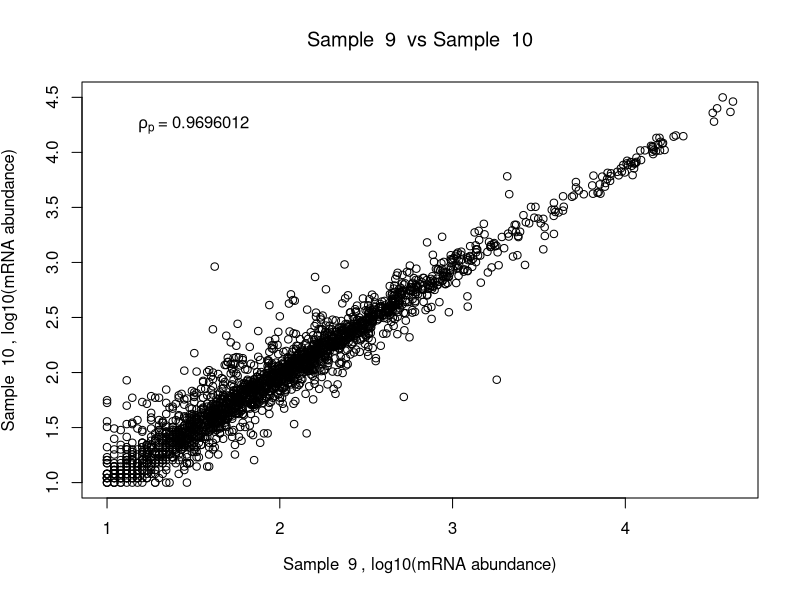
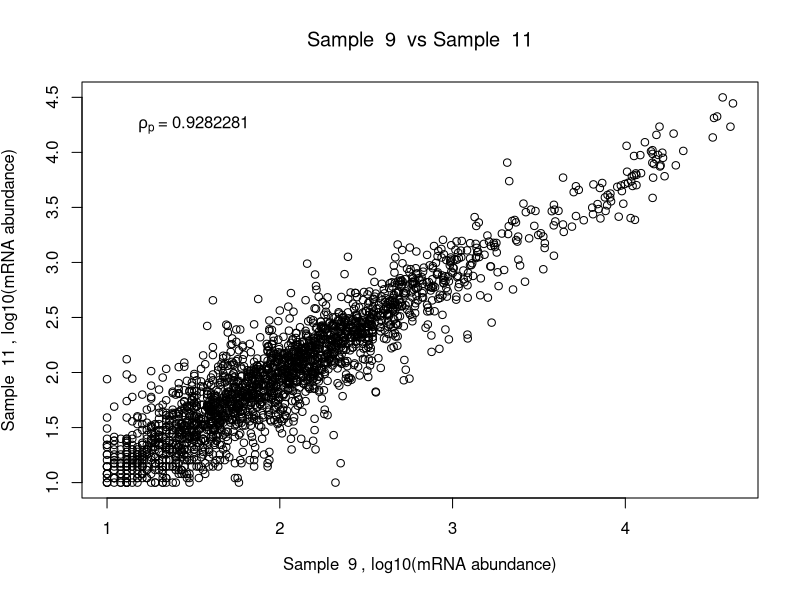
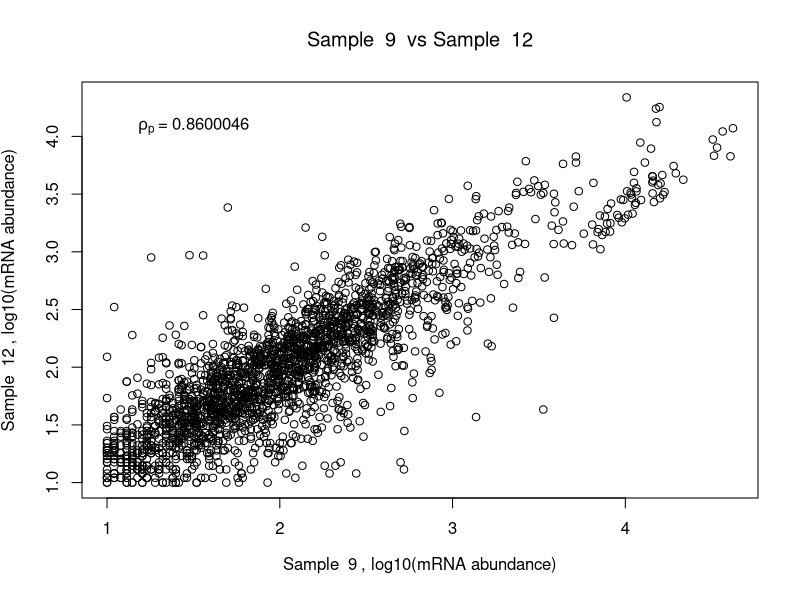
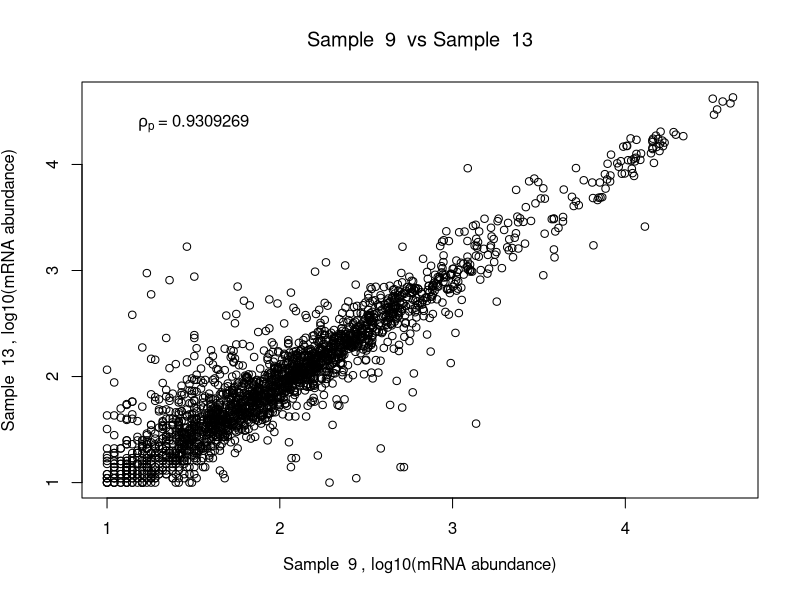
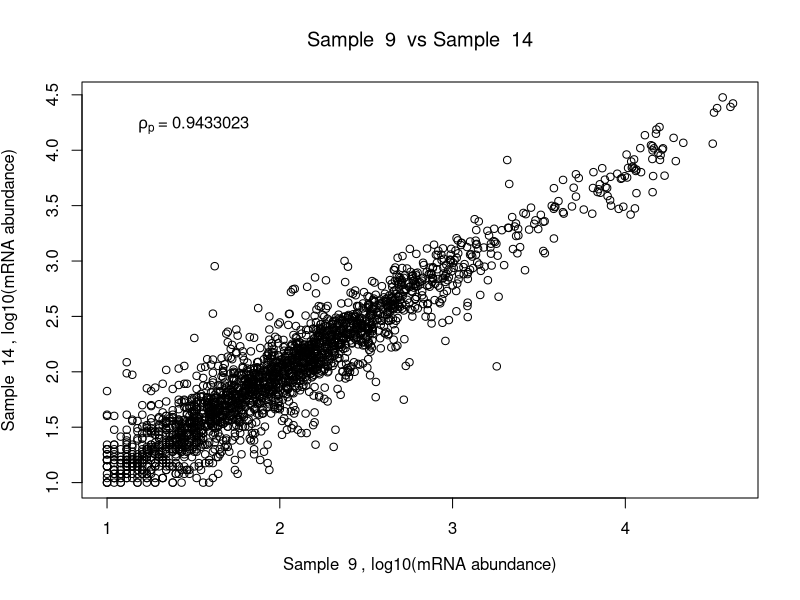
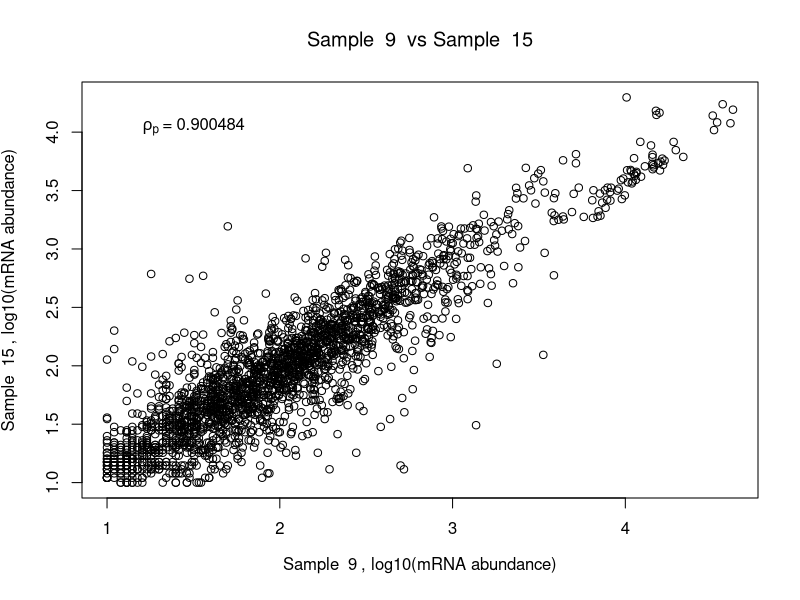
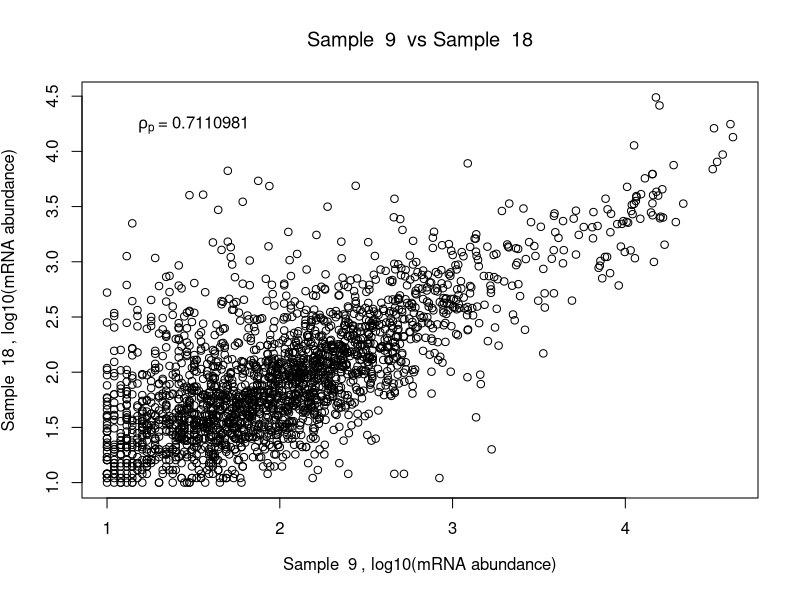
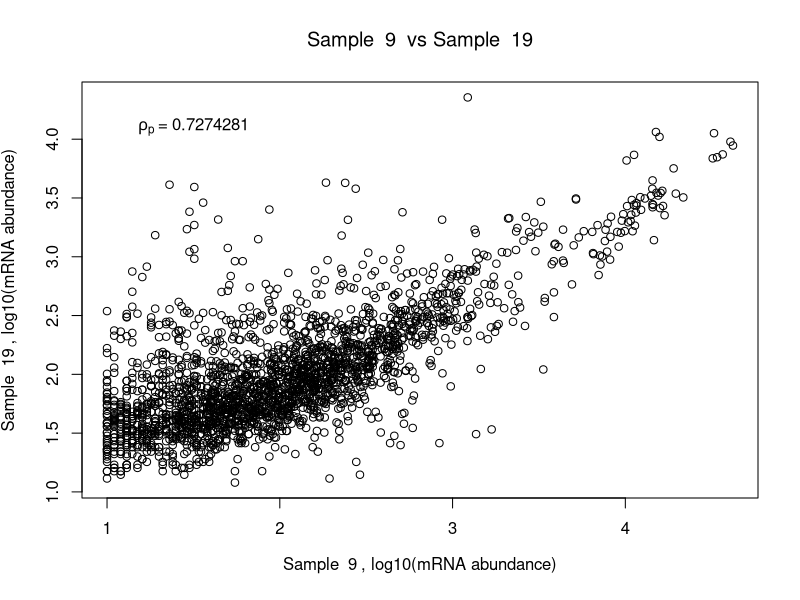

The R script that drew these images, in order:
## Author: Alex Cope
## Generate ROC \phi vs. Empirical \phi comparisons.
## Will need to update file paths!

library(plyr)
library(ggplot2)

li_mrna <- read.table("../Data/Empirical/Li/li_mrna_level_main_ht_liberal.csv",sep=",",header=T)
li_au <- read.table("../Data/Empirical/Li/trans_eff_main_ht_liberal.csv",sep=",",header=T)
li_mops_complete <- read.table("../Data/Empirical/Li/li_prot_synth_main_ht_liberal_mops_complete.csv",sep=",",header=T)
li_mops_min <- read.table("../Data/Empirical/Li/li_prot_synth_main_ht_liberal_mops_minimal.csv",sep=",",header=T)
li_mops_no_meth <- read.table("../Data/Empirical/Li/li_prot_synth_main_ht_liberal_mops_complete_no_meth.csv",sep=",",header=T)
li <- join(li_mops_complete,li_mops_min,by="Gene")
li <- join(li,li_mops_no_meth,by="Gene")
cho <- read.table("../Data/Empirical/Cho/cho_mrna_level_main_ht_liberal.csv",sep=",",header=T)
colombos <- read.table("../Data/Empirical/COLOMBOS/samples.csv",sep=",",header=T)
maksym_1<- read.table("../Data/Empirical/Maksym/samples_1_6.csv",sep=",",header=T)
maksym_2<- read.table("../Data/Empirical/Maksym/samples_7_22.csv",sep=",",header=T)
maksym <- join(maksym_1,maksym_2,by="Gene")

## Read in ROC \phi values
phi <- read.table("../Data/Empirical/ROC_Phi/Ecoli_K12_MG1655_main_pht_phi.csv",sep=",",header=T)
in.lab.cor.p <- c()
phi.cor.p <- c()


maksym.exclude <- c(1,2,3,4,5,6,7,8,17,18)
colombos.exclude <- c()
pdf("../Graphs/Maksym_in_lab_comparisons.pdf")
for (i in 2:(ncol(maksym)-1))
{
  for (j in (i+1):ncol(maksym))
  {
  
    if ((i-1) %in% maksym.exclude || j %in% maksym.exclude) next
    x <- which(maksym[1:3358,i] >= 10)
    y <- which(maksym[1:3358,j] >= 10)
    z <- intersect(x,y)
    plot(log10(maksym[z,i]),log10(maksym[z,j]),main=bquote("Sample " ~ .(i-1) ~" vs Sample " ~ .(j-1)),xlab=bquote("Sample " ~ .(i-1) ~ ", log10(mRNA abundance)"),ylab=bquote("Sample " ~ .(j-1) ~ ", log10(mRNA abundance)"))
    rho.p <- cor(log10(maksym[z,i]),log10(maksym[z,j]))
    xlim <- c(min(log10(maksym[z,i])),max(log10(maksym[z,i])))
    ylim <- c(min(log10(maksym[z,j])),max(log10(maksym[z,j])))
    text(xlim[1]+0.5,ylim[2]-0.25,labels=bquote(rho["p"] ~ "=" ~ .(rho.p)))
    in.lab.cor.p <- c(in.lab.cor.p,rho.p)
  }
}
dev.off()

pdf("../Graphs/Colombos_in_lab_comparisons.pdf")
for (i in 2:(ncol(colombos)-1))
{
  for (j in (i+1):ncol(colombos))
  {
    if ((i-1) %in% colombos.exclude || j %in% colombos.exclude) next
    x <- which(colombos[1:3358,i] >= 10)
    y <- which(colombos[1:3358,j] >= 10 )
    z <- intersect(x,y)
    plot(log10(colombos[z,i]),log10(colombos[z,j]),main=bquote("Sample " ~ .(i-1) ~" vs Sample " ~ .(j-1)),xlab=bquote("Sample " ~ .(i-1) ~ ", log10(mRNA abundance)"),ylab=bquote("Sample " ~ .(j-1) ~ ", log10(mRNA abundance)"))
    rho.p <- cor(log10(colombos[z,i]),log10(colombos[z,j]))
    xlim <- c(min(log10(colombos[z,i])),max(log10(colombos[z,i])))
    ylim <- c(min(log10(colombos[z,j])),max(log10(colombos[z,j])))
    text(xlim[1]+0.5,ylim[2]-0.25,labels=bquote(rho["p"] ~ "=" ~ .(rho.p)))
    in.lab.cor.p <- c(in.lab.cor.p,rho.p)
  }
}
dev.off()

pdf("../Graphs/Li_in_lab_comparisons.pdf")
for (i in 2:(ncol(li)-1))
{
  for (j in (i+1):ncol(li))
  {
    x <- which(li[1:3358,i] != 0)
    y <- which(li[1:3358,j] != 0)
    z <- intersect(x,y)
    if (i == 2) sample.x <- "MOPS Complete"
    else if (i == 3) sample.x <- "MOPS Minimal"
    else if (i == 4) sample.x <- "MOPS Complete, no methionine"
    if (j == 2) sample.y <- "MOPS Complete"
    else if (j == 3) sample.y <- "MOPS Minimal"
    else if (j == 4) sample.y <- "MOPS Complete, no methionine"
    plot(log10(li[z,i]),log10(li[z,j]),main=bquote(.(sample.x) ~ "vs" ~ (.sample.y)),xlab=bquote(.(sample.x) ~ ", log10(mRNA abundance)"),ylab=bquote(.(sample.y) ~ ", log10(mRNA abundance)"))
    rho.p <- cor(log10(li[z,i]),log10(li[z,j]))
    xlim <- c(min(log10(li[z,i])),max(log10(li[z,i])))
    ylim <- c(min(log10(li[z,j])),max(log10(li[z,j])))
    text(xlim[1]+0.5,ylim[2]-0.25,labels=bquote(rho["p"] ~ "=" ~ .(rho.p)))
    in.lab.cor.p <- c(in.lab.cor.p,rho.p)
  }
}


bt.lab.cor.p <- c()
pdf("../Graphs/li_cho_comp.pdf")
x <- which(li_mrna[1:3358,2]!=0)
y <- which(cho[1:3358,2] >= 10)
z <- intersect(x,y)
plot(log10(li_mrna[z,2]),log10(cho[z,2]),main="Li et al vs Cho et al:\nmRNA Abundance",xlab="Li et al, log10(mRNA abundance)",ylab="Cho et al, log10(mRNA abundance)")
rho.p <- cor(log10(li_mrna[z,2]),log10(cho[z,2]))
xlim <- c(min(log10(li_mrna[z,2])),max(log10(li_mrna[z,2])))
ylim <- c(min(log10(cho[z,2])),max(log10(cho[z,2])))
text(xlim[2]-0.5,ylim[1]+0.5,labels=bquote(rho["p"] ~ "=" ~ .(rho.p)))
bt.lab.cor.p <- c(bt.lab.cor.p,rho.p)
dev.off()

pdf("../Graphs/colombos_maksym_comp.pdf")
for (i in 2:ncol(maksym))
{
  for (j in 2:ncol(colombos))
  {
    if ((i-1) %in% maksym.exclude || (j-1) %in% colombos.exclude) next
    x <- which(maksym[1:3358,i] >= 10)
    y <- which(colombos[1:3358,j] >= 10)
    z <- intersect(x,y)
    plot(log10(maksym[z,i]),log10(colombos[z,j]),main="Maksym et al vs COLOMBOS",xlab=bquote("Maksym et al, Sample " ~ .(i-1) ~ ", log10(mRNA abundance)"),ylab=bquote("COLOMBOS, Sample " ~ .(j-1) ~ ", log10(mRNA abundance)"))
    rho.p <- cor(log10(maksym[z,i]),log10(colombos[z,j]))
    xlim <- c(min(log10(maksym[z,i])),max(log10(maksym[z,i])))
    ylim <- c(min(log10(colombos[z,j])),max(log10(colombos[z,j])))
    text(xlim[1]+0.5,ylim[2]-0.25,labels=bquote(rho["p"] ~ "=" ~ .(rho.p)))
    bt.lab.cor.p <- c(bt.lab.cor.p,rho.p)
  }
}
dev.off()

pdf("../Graphs/maksym_li_comp.pdf")
for (i in 2:ncol(maksym))
{
    if ((i-1) %in% maksym.exclude) next
    x <- which(maksym[1:3358,i] >= 10)
    y <- which(li_mrna[1:3358,2] != 0)
    z <- intersect(x,y)
    plot(log10(maksym[z,i]),log10(li_mrna[z,2]),main="Maksym et al vs Li et al",xlab=bquote("Maksym et al, Sample " ~ .(i-1) ~ ", log10(mRNA abundance)"),ylab=bquote("Li et al, log10(mRNA abundance)"))
    rho.p <- cor(log10(maksym[z,i]),log10(li_mrna[z,2]))
    xlim <- c(min(log10(maksym[z,i])),max(log10(maksym[z,i])))
    ylim <- c(min(log10(li_mrna[z,2])),max(log10(li_mrna[z,2])))
    text(xlim[1]+0.5,ylim[2]-0.25,labels=bquote(rho["p"] ~ "=" ~ .(rho.p)))
    bt.lab.cor.p <- c(bt.lab.cor.p,rho.p)
}
dev.off()


pdf("../Graphs/maksym_cho_comp.pdf")
for (i in 2:ncol(maksym))
{
  if ((i-1) %in% maksym.exclude) next
  x <- which(maksym[1:3358,i] >= 10)
  y <- which(cho[1:3358,2] >= 10)
  z <- intersect(x,y)
  plot(log10(maksym[z,i]),log10(cho[z,2]),main="Maksym et al vs Cho et al",xlab=bquote("Maksym et al, Sample " ~ .(i-1) ~ ", log10(mRNA abundance)"),ylab=bquote("Cho et al, log10(mRNA abundance)"))
  rho.p <- cor(log10(maksym[z,i]),log10(cho[z,2]))
  xchom <- c(min(log10(maksym[z,i])),max(log10(maksym[z,i])))
  ychom <- c(min(log10(cho[z,2])),max(log10(cho[z,2])))
  text(xlim[1]+0.5,ylim[2]-0.25,labels=bquote(rho["p"] ~ "=" ~ .(rho.p)))

  bt.lab.cor.p <- c(bt.lab.cor.p,rho.p)
}
dev.off()

pdf("../Graphs/colombos_cho_comp.pdf")
for (i in 2:ncol(colombos))
{
  if ((i-1) %in% colombos.exclude) next
  x <- which(colombos[1:3358,i] >= 10)
  y <- which(cho[1:3358,2] >= 10)
  z <- intersect(x,y)
  plot(log10(colombos[z,i]),log10(cho[z,2]),main="COLOMBOS vs Cho et al",xlab=bquote("COLOMBOS, Sample " ~ .(i-1) ~ ", log10(mRNA abundance)"),ylab=bquote("Cho et al, log10(mRNA abundance)"))
  rho.p <- cor(log10(colombos[z,i]),log10(cho[z,2]))
  xchom <- c(min(log10(colombos[z,i])),max(log10(colombos[z,i])))
  ychom <- c(min(log10(cho[z,2])),max(log10(cho[z,2])))
  text(xlim[1]+0.5,ylim[2]-0.25,labels=bquote(rho["p"] ~ "=" ~ .(rho.p)))
  bt.lab.cor.p <- c(bt.lab.cor.p,rho.p)
}
dev.off()

pdf("../Graphs/colombos_li_comp.pdf")
for (i in 2:ncol(colombos))
{
  if ((i-1) %in% colombos.exclude) next
  x <- which(colombos[1:3358,i] >= 10)
  y <- which(li_mrna[1:3358,2]  != 0)
  z <- intersect(x,y)
  plot(log10(colombos[z,i]),log10(li_mrna[z,2]),main="Colombos et al vs Li et al",xlab=bquote("COLOMBOS, Sample " ~ .(i-1) ~ ", log10(mRNA abundance)"),ylab=bquote("Li et al, log10(mRNA abundance)"))
  rho.p <- cor(log10(colombos[z,i]),log10(li_mrna[z,2]))
  xli_mrnam <- c(min(log10(colombos[z,i])),max(log10(colombos[z,i])))
  yli_mrnam <- c(min(log10(li_mrna[z,2])),max(log10(li_mrna[z,2])))
  text(xlim[1]+0.5,ylim[2]-0.25,labels=bquote(rho["p"] ~ "=" ~ .(rho.p)))
  bt.lab.cor.p <- c(bt.lab.cor.p,rho.p)
}
dev.off()

tmp <- li_mrna[,2] * li_au[,2]
x <- which(tmp[1:3358] != 0)
rho.p <- cor(log10(tmp[x]),phi[x,2])
phi.cor.p <- c(phi.cor.p,rho.p)


tmp <- li_mops_complete[,2]
x <- which(tmp[1:3358] != 0)
rho.p <- cor(log10(tmp[x]),phi[x,2])
phi.cor.p <- c(phi.cor.p,rho.p)

tmp <- li_mops_min[,2]
x <- which(tmp[1:3358] != 0)
rho.p <- cor(log10(tmp[x]),phi[x,2])
phi.cor.p <- c(phi.cor.p,rho.p)

tmp <- li_mops_no_meth[,2]
x <- which(tmp[1:3358] != 0)
rho.p <- cor(log10(tmp[x]),phi[x,2])
phi.cor.p <- c(phi.cor.p,rho.p)

for (i in 2:ncol(maksym))
{

  if (i %in% maksym.exclude) next
  tmp <- maksym[1:3358,i]
  x <- which(tmp >= 10) #exclude genes that appear in the noise
  rho.p <- cor(log10(tmp[x]),phi[x,2])
  phi.cor.p <- c(phi.cor.p,rho.p)
}

for (i in 2:ncol(colombos))
{

  if (i %in% colombos.exclude) next
  tmp <- colombos[1:3358,i]
  x <- which(tmp >= 10) # exclude genes that appear in the noise
  rho.p <- cor(log10(tmp[x]),phi[x,2])
  phi.cor.p <- c(phi.cor.p,rho.p)

}

tmp <- li_mrna[,2]
x <- which(tmp[1:3358] != 0)
rho.p <- cor(log10(tmp[x]),phi[x,2])
phi.cor.p <- c(phi.cor.p,rho.p)

tmp<- cho[,2]
x <- which(tmp[1:3358] >= 10) #exclude genes that appear in the noise
rho.p <- cor(log10(tmp[x]),phi[x,2])
phi.cor.p <- c(phi.cor.p,rho.p)

y <- data.frame(Correlation=c(in.lab.cor.p,bt.lab.cor.p,phi.cor.p),Group=c(rep(1,length(in.lab.cor.p)),rep(2,length(bt.lab.cor.p)),rep(3,length(phi.cor.p))))
y$Group <- factor(y$Group,labels=c("Within Labs","Between Labs","ROC-SEMPPR"))
p <- (ggplot(y,aes(x=Group,y=Correlation))
      +  geom_boxplot(fill="deepskyblue")
      + scale_y_continuous(name=expression(rho~"(Pearson correlation)"),limits=c(0.0,1.0),breaks=seq(0.0,1.0,0.1))
      + scale_x_discrete(name="")
      + theme_bw()
      + theme(axis.title.y=element_text(size = 10,face="bold"),axis.text.x=element_text(size = 10,face = "bold",angle = 45, hjust = 1),axis.text.y=element_text(size=10),panel.grid.major = element_blank(), panel.grid.minor = element_blank(),plot.title=element_text(size=12,hjust=0.5))
      + ggtitle(label="Comparison of Gene Expression\nMeasurements (Endogenous only)"))
ggsave("../Graphs/boxplots_test.pdf",device="pdf",dpi = 300)